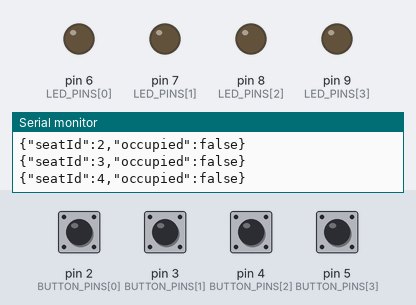
A sketch run on a simulated Arduino Uno, built with avr-gcc and run on an emulated ATmega328P. Parts: output pins drawn as LEDs (lit = HIGH), the last lines printed to the serial monitor. The inputs (shaded band) are chosen by the test bench; at power-on: pin 2 (BUTTON_PINS[0]), pin 3 (BUTTON_PINS[1]), pin 4 (BUTTON_PINS[2]), pin 5 (BUTTON_PINS[3]) HIGH.

Above: at 1.3 s.
1.4 s: pin 2 (BUTTON_PINS[0]) pulled LOW for 0.15 s
At 2.1 s:
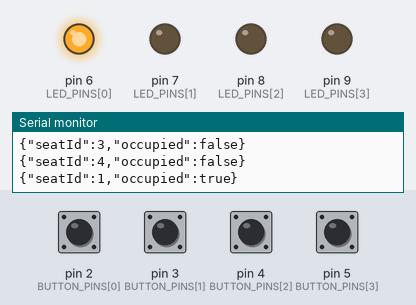
3.0 s: pin 3 (BUTTON_PINS[1]) pulled LOW for 0.15 s
At 3.3 s:
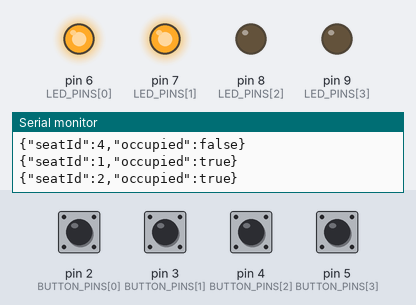
4.6 s: pin 4 (BUTTON_PINS[2]) pulled LOW for 0.15 s
At 5.8 s:
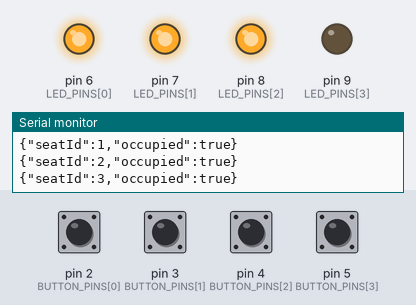
6.2 s: pin 5 (BUTTON_PINS[3]) pulled LOW for 0.15 s
At 7.0 s:
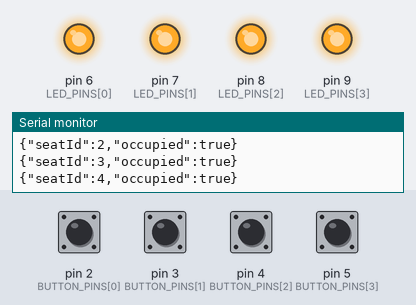
7.8 s: pin 2 (BUTTON_PINS[0]) pulled LOW for 1 s
At 8.2 s:
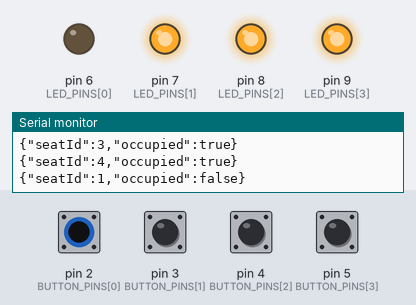
10.3 s: pin 3 (BUTTON_PINS[1]) pulled LOW for 1 s
At 11.3 s:
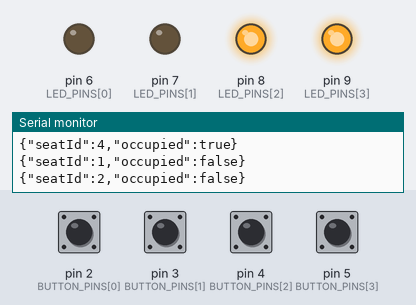
Timing chart, 0 to 13.3 s (numbered marks = the images above; inputs shaded):
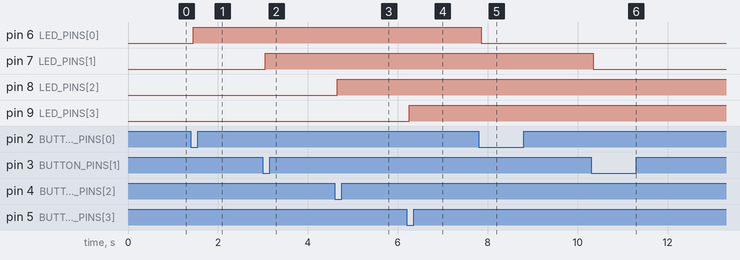

The sketch:

smoosh_button.ino
```cpp
/*
 * SMOOSH - Library Button Firmware
 *
 * Hardware Configuration:
 * - 4 buttons on digital pins 2, 3, 4, 5 (using INPUT_PULLUP)
 * - 4 LEDs on pins 6, 7, 8, 9 (active HIGH)
 * - Serial communication at 9600 baud
 *
 * Behavior:
 * - On startup, sends initial state for all seats (all unoccupied)
 * - Monitors button presses with debouncing
 * - When a button is pressed, toggles the seat's occupied state
 * - Updates the corresponding LED and sends JSON message over Serial
 * - Supports RESET command from PC to clear all seats
 */

// Pin definitions
const int NUM_SEATS = 4;
const int BUTTON_PINS[NUM_SEATS] = {2, 3, 4, 5};
const int LED_PINS[NUM_SEATS] = {6, 7, 8, 9};

// Seat state: true = occupied, false = open
bool seatOccupied[NUM_SEATS] = {false, false, false, false};

// Button debouncing variables
unsigned long lastDebounceTime[NUM_SEATS] = {0, 0, 0, 0};
const unsigned long DEBOUNCE_DELAY = 50; // milliseconds
int lastButtonState[NUM_SEATS] = {HIGH, HIGH, HIGH, HIGH}; // HIGH = not pressed (pullup)
int buttonState[NUM_SEATS] = {HIGH, HIGH, HIGH, HIGH};

// Serial input buffer for RESET command
String serialInput = "";

void setup() {
  // Initialize Serial communication at 9600 baud
  Serial.begin(9600);

  // Initialize button pins (INPUT_PULLUP means button press = LOW)
  for (int i = 0; i < NUM_SEATS; i++) {
    pinMode(BUTTON_PINS[i], INPUT_PULLUP);
  }

  // Initialize LED pins as outputs
  for (int i = 0; i < NUM_SEATS; i++) {
    pinMode(LED_PINS[i], OUTPUT);
    digitalWrite(LED_PINS[i], LOW); // Start with all LEDs off
  }

  // Send initial state for all seats (all unoccupied)
  // This helps the backend sync on startup
  for (int i = 0; i < NUM_SEATS; i++) {
    sendSeatUpdate(i + 1, false); // Seat IDs are 1-indexed
  }

  // Small delay to ensure Serial is ready
  delay(100);
}

void loop() {
  // Check for incoming Serial commands (like RESET)
  checkSerialCommands();

  // Check each button for state changes
  for (int i = 0; i < NUM_SEATS; i++) {
    checkButton(i);
  }
}

/*
 * Checks if a button has been pressed and handles debouncing.
 * When a button press is detected, toggles the seat state.
 */
void checkButton(int seatIndex) {
  // Read current button state
  int reading = digitalRead(BUTTON_PINS[seatIndex]);

  // If button state changed (due to noise or actual press)
  if (reading != lastButtonState[seatIndex]) {
    // Reset the debounce timer
    lastDebounceTime[seatIndex] = millis();
  }

  // If enough time has passed since last state change
  if ((millis() - lastDebounceTime[seatIndex]) > DEBOUNCE_DELAY) {
    // If button state is different from the stable state
    if (reading != buttonState[seatIndex]) {
      buttonState[seatIndex] = reading;

      // Button press detected (LOW because of INPUT_PULLUP)
      if (buttonState[seatIndex] == LOW) {
        // Toggle the seat's occupied state
        seatOccupied[seatIndex] = !seatOccupied[seatIndex];

        // Update LED to match seat state
        digitalWrite(LED_PINS[seatIndex], seatOccupied[seatIndex] ? HIGH : LOW);

        // Send update over Serial
        sendSeatUpdate(seatIndex + 1, seatOccupied[seatIndex]); // Seat IDs are 1-indexed
      }
    }
  }

  // Save current reading for next loop iteration
  lastButtonState[seatIndex] = reading;
}

/*
 * Sends a JSON-formatted message over Serial when a seat state changes.
 * Format: {"seatId": 1, "occupied": true}
 */
void sendSeatUpdate(int seatId, bool occupied) {
  Serial.print("{\"seatId\":");
  Serial.print(seatId);
  Serial.print(",\"occupied\":");
  Serial.print(occupied ? "true" : "false");
  Serial.println("}");
}

/*
 * Checks for incoming Serial commands from the PC.
 * Supports:
 * - RESET: clears all seats and turns off all LEDs
 * - JSON messages: {"seatId": 2, "occupied": true} - updates a specific seat
 */
void checkSerialCommands() {
  // Read available characters from Serial
  while (Serial.available() > 0) {
    char inChar = Serial.read();

    // If newline received, process the command
    if (inChar == '\n') {
      serialInput.trim(); // Remove whitespace

      // Handle RESET command
      if (serialInput == "RESET") {
        // Clear all seats
        for (int i = 0; i < NUM_SEATS; i++) {
          seatOccupied[i] = false;
          digitalWrite(LED_PINS[i], LOW);
          sendSeatUpdate(i + 1, false);
        }
      }
      // Try to parse as JSON seat update
      else if (serialInput.startsWith("{\"seatId\"")) {
        // Simple JSON parsing for {"seatId": X, "occupied": true/false}
        // This is a basic parser - for production, consider a proper JSON library
        int seatIdStart = serialInput.indexOf("\"seatId\":") + 9;
        int seatIdEnd = serialInput.indexOf(',', seatIdStart);
        if (seatIdEnd == -1) seatIdEnd = serialInput.indexOf('}', seatIdStart);

        int occupiedStart = serialInput.indexOf("\"occupied\":") + 11;
        int occupiedEnd = serialInput.indexOf('}', occupiedStart);

        if (seatIdStart > 8 && occupiedStart > 10) {
          int seatId = serialInput.substring(seatIdStart, seatIdEnd).toInt();
          String occupiedStr = serialInput.substring(occupiedStart, occupiedEnd);
          bool occupied = (occupiedStr == "true");

          // Validate seat ID (1-4)
          if (seatId >= 1 && seatId <= NUM_SEATS) {
            int seatIndex = seatId - 1;
            seatOccupied[seatIndex] = occupied;
            digitalWrite(LED_PINS[seatIndex], occupied ? HIGH : LOW);
            // Don't echo back - the PC already knows the state
          }
        }
      }

      // Clear the input buffer
      serialInput = "";
    } else {
      // Accumulate characters
      serialInput += inChar;
    }
  }
}
```

Measured:
- after the input at 1.4 s, pin 6 (LED_PINS[0]): LOW → HIGH after 0.05 s
- after the input at 3.0 s, pin 7 (LED_PINS[1]): LOW → HIGH after 0.05 s
- after the input at 4.6 s, pin 8 (LED_PINS[2]): LOW → HIGH after 0.05 s
- after the input at 6.2 s, pin 9 (LED_PINS[3]): LOW → HIGH after 0.05 s
- after the input at 7.8 s, pin 6 (LED_PINS[0]): HIGH → LOW after 0.05 s
- after the input at 10.3 s, pin 7 (LED_PINS[1]): HIGH → LOW after 0.05 s
